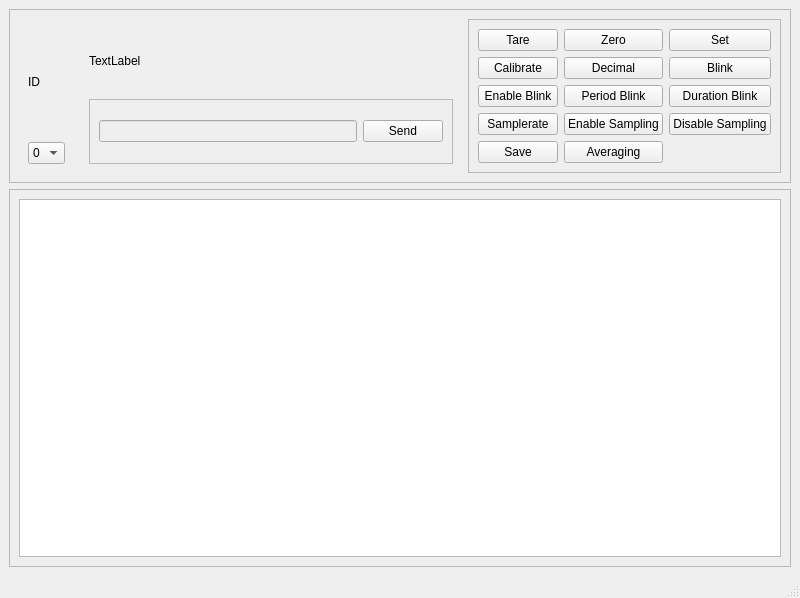
<?xml version="1.0" encoding="UTF-8"?>
<ui version="4.0">
 <class>conf_cells_window</class>
 <widget class="QMainWindow" name="conf_cells_window">
  <property name="geometry">
   <rect>
    <x>0</x>
    <y>0</y>
    <width>800</width>
    <height>598</height>
   </rect>
  </property>
  <property name="windowTitle">
   <string>Loadcell Config</string>
  </property>
  <property name="toolButtonStyle">
   <enum>Qt::ToolButtonIconOnly</enum>
  </property>
  <property name="documentMode">
   <bool>false</bool>
  </property>
  <property name="tabShape">
   <enum>QTabWidget::Rounded</enum>
  </property>
  <property name="unifiedTitleAndToolBarOnMac">
   <bool>false</bool>
  </property>
  <widget class="QWidget" name="centralwidget">
   <layout class="QVBoxLayout" name="verticalLayout">
    <item>
     <widget class="QFrame" name="frame_6">
      <property name="frameShape">
       <enum>QFrame::StyledPanel</enum>
      </property>
      <property name="frameShadow">
       <enum>QFrame::Raised</enum>
      </property>
      <layout class="QHBoxLayout" name="horizontalLayout_2">
       <item>
        <widget class="QWidget" name="widget" native="true">
         <layout class="QVBoxLayout" name="verticalLayout_5">
          <item>
           <widget class="QLabel" name="label_6">
            <property name="text">
             <string>ID</string>
            </property>
           </widget>
          </item>
          <item>
           <widget class="QComboBox" name="comboBox_2">
            <property name="inputMethodHints">
             <set>Qt::ImhDigitsOnly</set>
            </property>
            <property name="editable">
             <bool>false</bool>
            </property>
            <property name="insertPolicy">
             <enum>QComboBox::NoInsert</enum>
            </property>
            <property name="frame">
             <bool>true</bool>
            </property>
            <item>
             <property name="text">
              <string>0</string>
             </property>
            </item>
            <item>
             <property name="text">
              <string>1</string>
             </property>
            </item>
            <item>
             <property name="text">
              <string>2</string>
             </property>
            </item>
            <item>
             <property name="text">
              <string>3</string>
             </property>
            </item>
            <item>
             <property name="text">
              <string>4</string>
             </property>
            </item>
            <item>
             <property name="text">
              <string>5</string>
             </property>
            </item>
           </widget>
          </item>
         </layout>
        </widget>
       </item>
       <item>
        <widget class="QWidget" name="widget_2" native="true">
         <layout class="QVBoxLayout" name="verticalLayout_2">
          <item>
           <widget class="QLabel" name="label">
            <property name="text">
             <string>TextLabel</string>
            </property>
           </widget>
          </item>
          <item>
           <widget class="QFrame" name="frame_3">
            <property name="frameShape">
             <enum>QFrame::StyledPanel</enum>
            </property>
            <property name="frameShadow">
             <enum>QFrame::Raised</enum>
            </property>
            <layout class="QHBoxLayout" name="horizontalLayout_3">
             <item>
              <widget class="QLineEdit" name="lineEdit">
               <property name="enabled">
                <bool>false</bool>
               </property>
              </widget>
             </item>
             <item>
              <widget class="QPushButton" name="pushButton">
               <property name="text">
                <string>Send</string>
               </property>
              </widget>
             </item>
            </layout>
           </widget>
          </item>
         </layout>
        </widget>
       </item>
       <item>
        <widget class="QFrame" name="frame_2">
         <property name="frameShape">
          <enum>QFrame::StyledPanel</enum>
         </property>
         <property name="frameShadow">
          <enum>QFrame::Raised</enum>
         </property>
         <layout class="QGridLayout" name="gridLayout">
          <item row="2" column="0">
           <widget class="QPushButton" name="pushButton_8">
            <property name="statusTip">
             <string>Enables the periodic blink for synchronizing measurement with video.</string>
            </property>
            <property name="text">
             <string>Enable Blink</string>
            </property>
           </widget>
          </item>
          <item row="1" column="2">
           <widget class="QPushButton" name="pushButton_7">
            <property name="statusTip">
             <string>Forces a blink.</string>
            </property>
            <property name="text">
             <string>Blink</string>
            </property>
           </widget>
          </item>
          <item row="0" column="2">
           <widget class="QPushButton" name="pushButton_6">
            <property name="statusTip">
             <string>Sets the calibration value to 1.</string>
            </property>
            <property name="text">
             <string>Set</string>
            </property>
           </widget>
          </item>
          <item row="2" column="2">
           <widget class="QPushButton" name="pushButton_10">
            <property name="statusTip">
             <string>Sets the duration of the blink. Cannot be longer than period blink.</string>
            </property>
            <property name="text">
             <string>Duration Blink</string>
            </property>
           </widget>
          </item>
          <item row="0" column="1">
           <widget class="QPushButton" name="pushButton_4">
            <property name="statusTip">
             <string>Sets the timer to zero.</string>
            </property>
            <property name="text">
             <string>Zero</string>
            </property>
           </widget>
          </item>
          <item row="1" column="1">
           <widget class="QPushButton" name="pushButton_5">
            <property name="statusTip">
             <string>Sets the number of decimal places sent by the cell.</string>
            </property>
            <property name="text">
             <string>Decimal</string>
            </property>
           </widget>
          </item>
          <item row="3" column="1">
           <widget class="QPushButton" name="pushButton_12">
            <property name="statusTip">
             <string>Enables the automatic sampling and sending of data.</string>
            </property>
            <property name="text">
             <string>Enable Sampling</string>
            </property>
           </widget>
          </item>
          <item row="0" column="0">
           <widget class="QPushButton" name="pushButton_2">
            <property name="statusTip">
             <string>Tares the Cell, setting its Zero output to the Load present at the moment.</string>
            </property>
            <property name="text">
             <string>Tare</string>
            </property>
           </widget>
          </item>
          <item row="3" column="2">
           <widget class="QPushButton" name="pushButton_13">
            <property name="statusTip">
             <string>Disables the automatic sampling.</string>
            </property>
            <property name="text">
             <string>Disable Sampling</string>
            </property>
           </widget>
          </item>
          <item row="3" column="0">
           <widget class="QPushButton" name="pushButton_11">
            <property name="statusTip">
             <string>Sets the time between two samples.</string>
            </property>
            <property name="text">
             <string>Samplerate</string>
            </property>
           </widget>
          </item>
          <item row="2" column="1">
           <widget class="QPushButton" name="pushButton_9">
            <property name="statusTip">
             <string>Sets the time between two blinks. Cannot be shorter than blink duration.</string>
            </property>
            <property name="text">
             <string>Period Blink</string>
            </property>
           </widget>
          </item>
          <item row="1" column="0">
           <widget class="QPushButton" name="pushButton_3">
            <property name="statusTip">
             <string>Calibrates the cell. Further input is necessary once the preparation is finished.</string>
            </property>
            <property name="text">
             <string>Calibrate</string>
            </property>
           </widget>
          </item>
          <item row="4" column="1">
           <widget class="QPushButton" name="pushButton_14">
            <property name="statusTip">
             <string>Sets the number of samples to be averaged.</string>
            </property>
            <property name="text">
             <string>Averaging</string>
            </property>
           </widget>
          </item>
          <item row="4" column="0">
           <widget class="QPushButton" name="pushButton_15">
            <property name="statusTip">
             <string>Stores all the values inside non-volatile memory inside the loadcell.</string>
            </property>
            <property name="text">
             <string>Save</string>
            </property>
           </widget>
          </item>
         </layout>
        </widget>
       </item>
      </layout>
     </widget>
    </item>
    <item>
     <widget class="QFrame" name="frame">
      <property name="frameShape">
       <enum>QFrame::StyledPanel</enum>
      </property>
      <property name="frameShadow">
       <enum>QFrame::Raised</enum>
      </property>
      <layout class="QHBoxLayout" name="horizontalLayout">
       <item>
        <widget class="QTextBrowser" name="textBrowser"/>
       </item>
      </layout>
     </widget>
    </item>
   </layout>
  </widget>
  <widget class="QMenuBar" name="menubar">
   <property name="geometry">
    <rect>
     <x>0</x>
     <y>0</y>
     <width>800</width>
     <height>22</height>
    </rect>
   </property>
  </widget>
  <widget class="QStatusBar" name="statusbar"/>
 </widget>
 <resources/>
 <connections/>
</ui>
